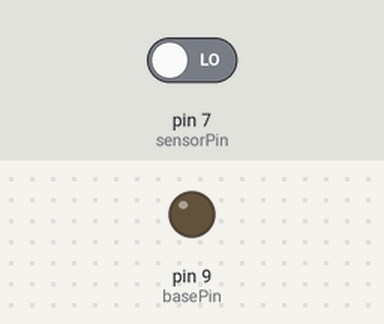
A sketch run on a simulated Arduino Uno, built with avr-gcc and run on an emulated ATmega328P. On the bench: output pins drawn as LEDs (lit = HIGH). The inputs (shaded band) are chosen by the test bench; at power-on: pin 7 (sensorPin) LOW.

Above: at 1.2 s.
1.3 s: pin 7 (sensorPin) driven HIGH
At 1.79 s:
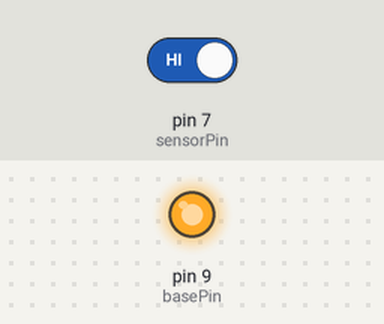
4.3 s: pin 7 (sensorPin) driven LOW
At 5.7 s:
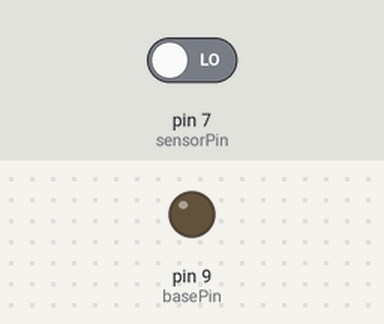
Timing chart, 0 to 7.3 s (numbered marks = the images above; inputs shaded):
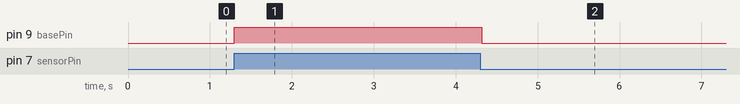

The sketch:

Smart-Fountain.ino
```cpp
int sensorPin = 7;
int basePin = 9;

void setup() {
  pinMode(sensorPin, INPUT);

  pinMode(basePin, OUTPUT);
  digitalWrite(basePin, LOW);
}

void loop() {
  int sensorData = digitalRead(sensorPin);

  if(sensorData == 1){
    digitalWrite(basePin, HIGH);
    delay(45);
    digitalWrite(basePin, LOW);
  }

}
```

Measured:
- after the input at 1.3 s, pin 9 (basePin): LOW → HIGH at once
- after the input at 4.3 s, pin 9 (basePin): HIGH → LOW at once
